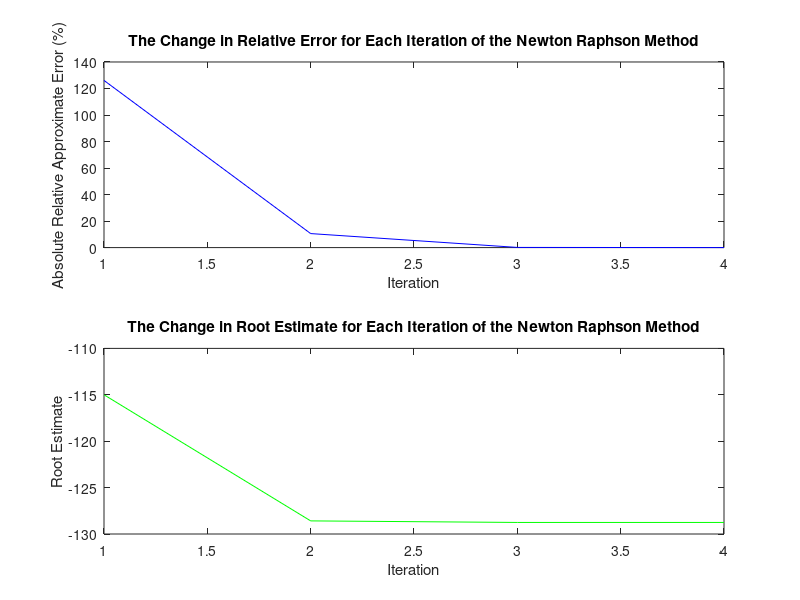

Recreate this plot in MATLAB.
x=1:4;
y_error=[126.0875 10.5680 0.1305 2.0466e-05];
y_xr=[-114.9977 -128.5868 -128.7548 -128.7549];

subplot(2,1,1)
    plot(x,y_error,'blue')
    title('The Change in Relative Error for Each Iteration of the Newton Raphson Method')
    ylabel('Absolute Relative Approximate Error (%)')
    xlabel('Iteration')
subplot(2,1,2)
    plot(x,y_xr,'green')
    title('The Change in Root Estimate for Each Iteration of the Newton Raphson Method')
    ylabel('Root Estimate')
    xlabel('Iteration')